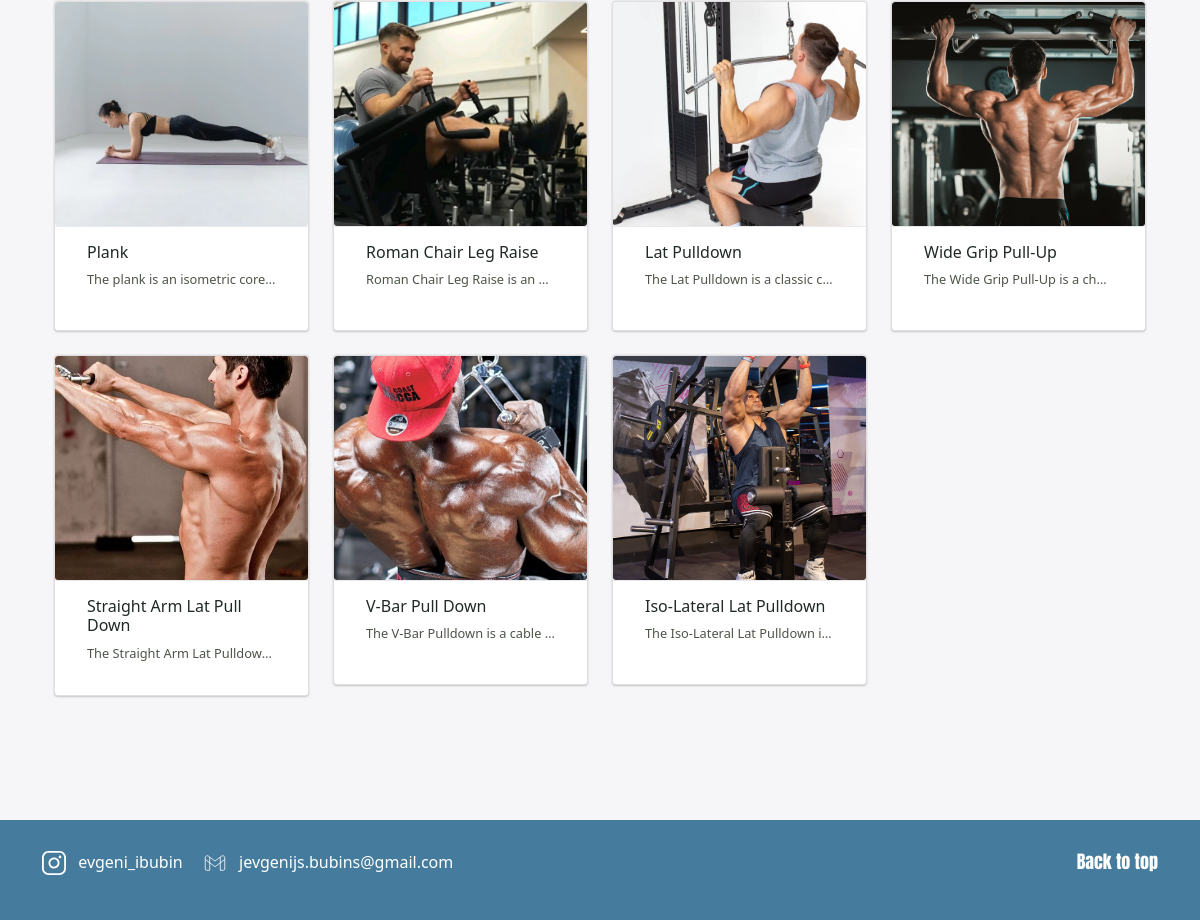
The page /exercises_page.php (lower part) on the database as committed earlier.
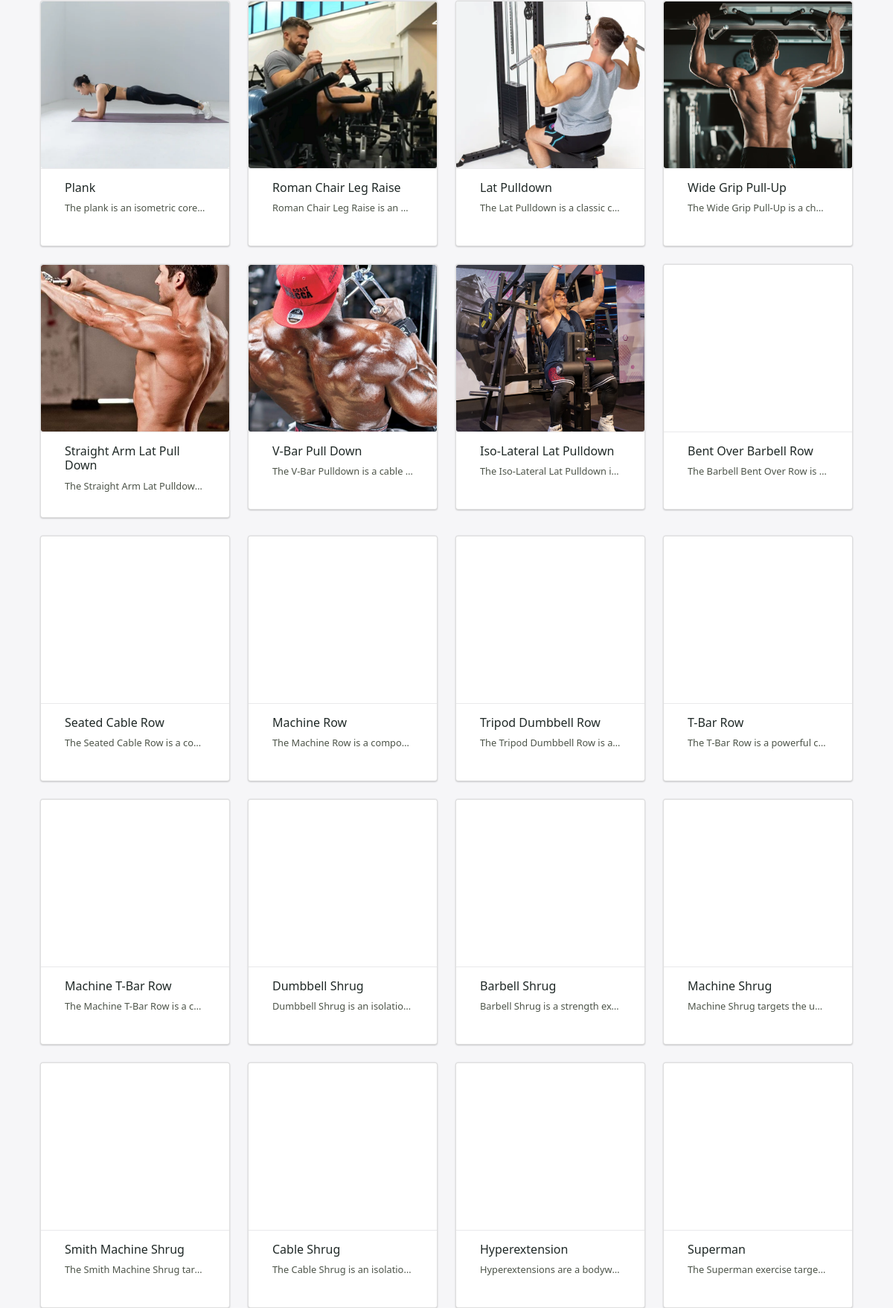
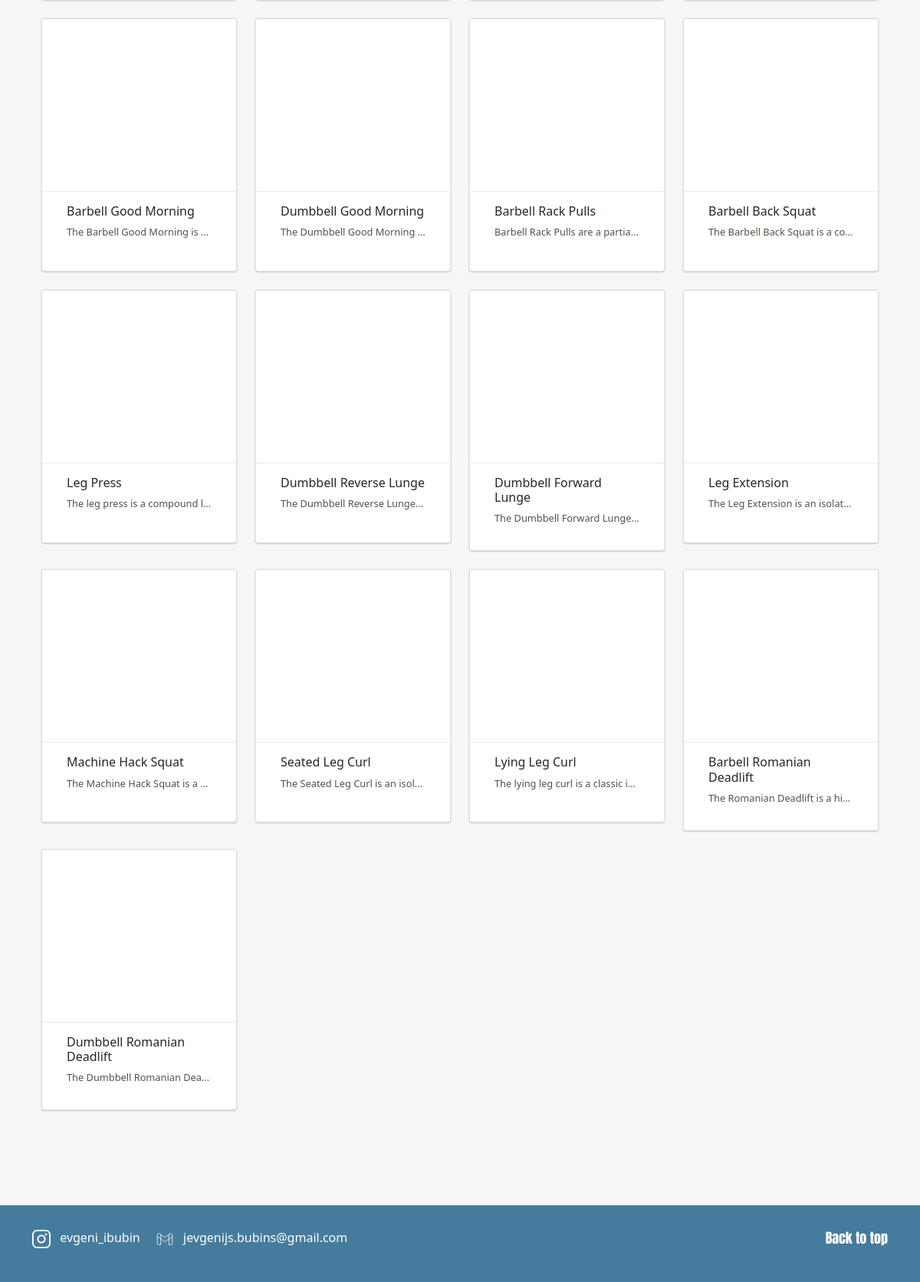
The same page on the database as committed later (2 pictures, top to bottom).
### tables this page shows
CREATE TABLE `exercises` (
  `id` int(11) NOT NULL,
  `name` varchar(100) NOT NULL,
  `description` text DEFAULT NULL,
  `video_url` varchar(255) DEFAULT NULL,
  `category` varchar(50) DEFAULT NULL,
  `muscle_group` varchar(100) DEFAULT NULL,
  `equipment` varchar(100) DEFAULT NULL,
  `difficulty` tinyint(4) DEFAULT NULL,
  `created_at` timestamp NULL DEFAULT current_timestamp(),
  `image` varchar(255) DEFAULT NULL,
  `instruction` text DEFAULT NULL
);

### exercises_page.php (the view, shortened to what this page needs)
<?php
include 'includes/avatar_loader.php';
$muscleGroups = [
  "Arms" => ["Biceps", "Triceps", "Forearms", "Shoulders"],
  "Chest" => ["Chest Muscles"],
  "Abs" => ["Abdominal Muscles"],
  "Back" => ["Lats", "Teres Major", "Trapezius", "Lower Back"],
  "Legs" => ["Quadriceps", "Hamstrings", "Adductors", "Calves", "Glutes"]
];
$muscle = $_GET['muscle'] ?? null;
$category = $_GET['category'] ?? null;
if ($muscle) {
    $stmt = $conn->prepare("SELECT * FROM exercises WHERE FIND_IN_SET(?, muscle_group)");
    $stmt->bind_param("s", $muscle);
} else {
    $stmt = $conn->prepare("SELECT * FROM exercises");
}
$stmt->execute();
$result = $stmt->get_result();
?>
<!DOCTYPE html>
<html lang="en">
<head>
  <link href="https://cdn.jsdelivr.net/npm/bootstrap@5.0.2/dist/css/bootstrap.min.css" rel="stylesheet">
  <link rel="stylesheet" href="https://cdn.jsdelivr.net/npm/swiper@11/swiper-bundle.min.css" />
  <link rel="stylesheet" type="text/css" href="style.css">
</head>
<body>
<?php include 'includes/header.php'; ?>
<main>
<div class="container">
  <div class="row justify-content-center">
    <div class="row">
      <?php while ($row = $result->fetch_assoc()): ?>
        <div class="col-lg-3 col-md-6 mb-4">
          <div class="card hover">
            <div class="card-img" style="background-image:url('<?= htmlspecialchars($row['image']) ?>');">
            </div>
            <div class="card-content">
              <a href="exercise_view.php?id=<?= $row['id'] ?>">
                <h2><?= htmlspecialchars($row['name']) ?></h2>
                <p><?= htmlspecialchars(mb_strimwidth($row['description'], 0, 60, "...")) ?></p>
              </a>
            </div>
          </div>
        </div>
      <?php endwhile; ?>
    </div>
  </div>
</div>
</main>
  <footer class="footer text-white text-center text-lg-start">
    <div class="container">
      <div class="row align-items-center" style="height: 100px;">
        <div class="col-lg-8 col-md-12">
          <div class="insta d-inline-flex align-items-center me-3">
            <a href="https://www.instagram.com/evgeni_ibubin" target="_blank" class="text-white">
              <img src="images/instagram_icon.svg" alt="Иконка Instagram" class="me-2">
              <p>evgeni_ibubin</p>
            </a>
          </div>
          <div class="google d-inline-flex align-items-center">
            <a href="#" class="text-white">
              <img src="images/gmail_icon.svg" alt="Иконка Gmail" class="me-2">
              <p>jevgenijs.bubins@gmail.com</p>
            </a>
          </div>
        </div>
        <div class="col-lg-4 col-md-12 d-flex justify-content-end">
          <div class="back-to-top">
            <a href="#" id="back-to-topid" class="text-white">
              <p>Back to top</p>
            </a>
          </div>
        </div>
      </div>
    </div>
  </footer>
</body>
</html>

### style.css (style rules this page uses)
html, body { position: relative; margin: 0; padding: 0; min-height: 100vh; display: flex; flex-direction: column; justify-content: space-between; background-color: #F6F6F8; }
main { position: relative; min-height: calc(100% - 100px); flex: 1 0 auto; }
.footer { background-color: #457B9D; color: #fff; }
.insta img, .google img { width: 24px; height: 24px; margin-right: 10px; }
.insta a, .google a, .back-to-top a { text-decoration: none; color: #FFF; }
.insta p, .google p, .back-to-top p { transition: background-color 0.3s ease; display: inline-block; }
.back-to-top { font-family: Anton; font-size: 18px; }

### exercises_page.php (style rules this page uses)
.row.justify-content-center { margin-top: 100px; margin-bottom: 100px; }
.card { border-radius: 4px; box-shadow: 0 -1px 1px 0 rgba(0, 0, 0, .05), 0 1px 2px 0 rgba(0, 0, 0, .2); transition: all .2s ease; background: #fff; position: relative; overflow: hidden; }
.card-img { position: relative; height: 224px; width: 100%; background-color: #fff; transition: opacity .2s ease; background-position: center center; background-repeat: no-repeat; background-size: cover; }
.card-content { width: 100%; min-height: 104px; background-color: #fff; border-top: 1px solid #E9E9EB; border-bottom-right-radius: 4px; border-bottom-left-radius: 4px; padding: 1rem 2rem; transition: all .2s ease; }
.card-content a { text-decoration: none; color: #202927; }
.card-content h2, .card-content a h2 { font-size: 1rem; font-weight: 500; }
.card-content p, .card-content a p { font-size: .8rem; font-weight: 400; white-space: nowrap; overflow: hidden; text-overflow: ellipsis; color: rgba(32, 41, 28, .8); }

Rows that differ between the two databases and show on the page:
added exercises: name "Bent Over Barbell Row", description "The Barbell Bent Over Row is…"
added exercises: name "Seated Cable Row", description "The Seated Cable Row is a co…"
added exercises: name "Machine Row", description "The Machine Row is a compo…"
added exercises: name "Tripod Dumbbell Row", description "The Tripod Dumbbell Row is a…"
added exercises: name "T-Bar Row", description "The T-Bar Row is a powerful c…"
added exercises: name "Machine T-Bar Row", description "The Machine T-Bar Row is a c…"
added exercises: name "Dumbbell Shrug", description "Dumbbell Shrug is an isolatio…"
added exercises: name "Barbell Shrug", description "Barbell Shrug is a strength ex…"
added exercises: name "Machine Shrug", description "Machine Shrug targets the u…"
added exercises: name "Smith Machine Shrug", description "The Smith Machine Shrug tar…"
added exercises: name "Cable Shrug", description "The Cable Shrug is an isolatio…"
added exercises: name "Hyperextension", description "Hyperextensions are a bodyw…"
added exercises: name "Superman", description "The Superman exercise targe…"
added exercises: name "Barbell Good Morning", description "The Barbell Good Morning is…"
added exercises: name "Dumbbell Good Morning", description "The Dumbbell Good Morning…"
added exercises: name "Barbell Rack Pulls", description "Barbell Rack Pulls are a partia…"
added exercises: name "Barbell Back Squat", description "The Barbell Back Squat is a co…"
added exercises: name "Leg Press", description "The leg press is a compound l…"
added exercises: name "Dumbbell Reverse Lunge", description "The Dumbbell Reverse Lunge…"
added exercises: name "Dumbbell Forward Lunge", description "The Dumbbell Forward Lunge…"
added exercises: name "Leg Extension", description "The Leg Extension is an isolat…"
added exercises: name "Machine Hack Squat", description "The Machine Hack Squat is a…"
added exercises: name "Seated Leg Curl", description "The Seated Leg Curl is an isol…"
added exercises: name "Lying Leg Curl", description "The lying leg curl is a classic i…"
added exercises: name "Barbell Romanian Deadlift", description "The Romanian Deadlift is a hi…"
added exercises: name "Dumbbell Romanian Deadlift", description "The Dumbbell Romanian Dea…"
